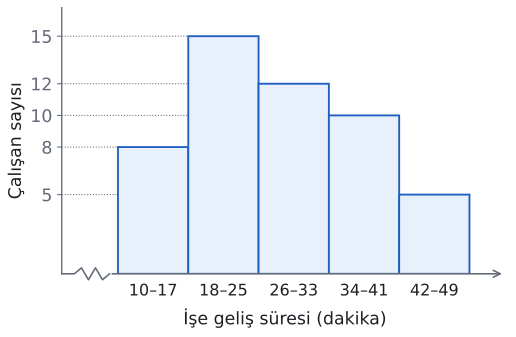

Python code for this plot:
import sys; sys.path.insert(0, "tools")
from cizim import *

# Alıştırma 6: 50 çalışanın işe geliş süresi (dk), genişlik 8.
GRUPLAR = ['10–17', '18–25', '26–33', '34–41', '42–49']
FREK = [8, 15, 12, 10, 5]
VURGU = []   # koyu renkli sütunlar (sıra no, 0'dan)
fig, ax = sekil(6, 3.6)
k = len(GRUPLAR)
for i, f in enumerate(FREK):
    sol = 0.8 + i
    ax.bar(sol, f, width=1, align="edge", color=MAVI if i in VURGU else MAVI_ACIK, edgecolor=MAVI, lw=1.4, zorder=3)
    ax.hlines(f, 0, sol, color=SOLUK, lw=0.8, ls=":", zorder=1)
    ax.text(sol + 0.5, -0.04 * max(FREK), GRUPLAR[i], ha="center", va="top", fontsize=12, color=YAZI)
# yatay eksen: başta veri olmayan bölge zikzakla gösterilir
z = [0, 0.18, 0.28, 0.38, 0.48, 0.58, 0.68]
zy = [0, 0, 0.025, -0.025, 0.025, -0.025, 0]
ax.plot(z, [v * max(FREK) for v in zy], color=SOLUK, lw=1.2, clip_on=False, zorder=4)
ax.annotate("", xy=(k + 1.3, 0), xytext=(0.68, 0), arrowprops=dict(arrowstyle="->", color=SOLUK, lw=1.2))
ax.set_xlim(0, k + 1.35); ax.set_ylim(0, max(FREK) * 1.12)
ax.set_xticks([]); ax.set_yticks(sorted(set(FREK)))
for s in ("top", "right", "bottom"): ax.spines[s].set_visible(False)
ax.set_xlabel('İşe geliş süresi (dakika)', labelpad=26)
ax.set_ylabel('Çalışan sayısı')
kaydet(fig, __file__)
